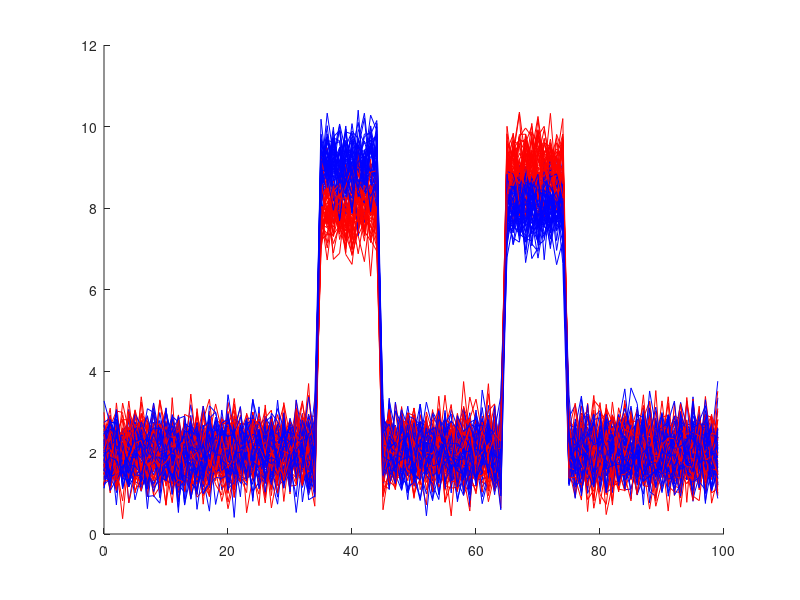

Reproduce this figure in MATLAB.
%% Create Test Traces
Nobj=300;

t = 0:1:99;

rect1 = 7*rectpuls(t-40,10);
rect2 = 6*rectpuls(t-70,10);
data_norm = 2*ones(Nobj,100)+repmat(rect1,Nobj,1)+repmat(rect2,Nobj,1);
labels_norm(1:Nobj) = 1;

rect3 = 6*rectpuls(t-40,10);
rect4 = 7*rectpuls(t-70,10);

data_anom = 2*ones(Nobj,100)+repmat(rect3,Nobj,1)+repmat(rect4,Nobj,1);
labels_anom(1:Nobj) = -1;

data_tmp = [data_norm; data_anom];
labels = [labels_norm, labels_anom];

I = randperm(size(data_tmp,1));
data_tmp = data_tmp(I,:);
labels = labels(I);

noise = 0 + 0.5.*randn(Nobj*2,100);
data_tmp = data_tmp+noise;

data = zeros(Nobj*2,1,100);
data(:,1,:) = data_tmp;

%plotTLIsignals(t,data,labels)

hold on
for i = 1:length(t)
    if labels(i)> 0
        plot(t, reshape(data(i, 1, :), [100, 1]), 'b')
    else
        plot(t, reshape(data(i, 1, :), [100, 1]), 'r')
    end
end
hold off

save('simpleDS2','data','labels','t');